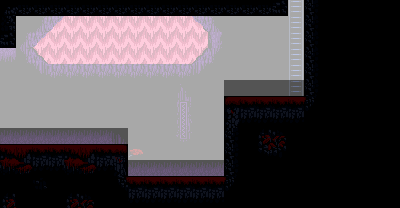

This game map was drawn from its Tiled (.tmx) file and the tilesets committed beside it. A one-line description and the trimmed map source follow:
An orthogonal 25x13 tile map with 16x16 px tiles, 5 tile layers (Back2, Back, Deafult, Front, ...), 2 tilesets and 8 objects.

<map version="1.10" tiledversion="1.10.2" orientation="orthogonal" renderorder="right-down" width="25" height="13" tilewidth="16" tileheight="16" infinite="0" nextlayerid="13" nextobjectid="31">
 <properties>
  <property name="BottomSection" type="int" value="-1" />
  <property name="LeftSection" type="int" value="2" />
  <property name="Level" type="int" value="3" />
  <property name="RightSection" type="int" value="-1" />
  <property name="TopSection" type="int" value="4" />
 </properties>
 <tileset firstgid="1" source="../Level1_Tileset.tsx" />
 <tileset firstgid="801" source="../PathfindingLayout.tsx" />
 <layer id="4" name="Back2" width="25" height="13">
  <data>[325 cells, 218 non-empty, 2 distinct tile ids]</data>
 </layer>
 <layer id="3" name="Back" width="25" height="13">
  <data>[325 cells, 41 non-empty, 19 distinct tile ids]</data>
 </layer>
 <layer id="2" name="Deafult" width="25" height="13">
  <data>[325 cells, 6 non-empty, 1 distinct tile ids]</data>
 </layer>
 <layer id="1" name="Front" width="25" height="13">
  <data>[325 cells, 79 non-empty, 23 distinct tile ids]</data>
 </layer>
 <layer id="12" name="PathfindingLayout" width="25" height="13" opacity="0.66">
  <data>[325 cells, 325 non-empty, 3 distinct tile ids]</data>
 </layer>
 <objectgroup id="10" name="Objects">
  <object id="30" x="176" y="96" width="16" height="48">
   <properties>
    <property name="IsVertical" type="bool" value="true" />
    <property name="PlatformType" type="int" value="2" />
    <property name="Type" value="MovingPlatform" />
   </properties>
  </object>
 </objectgroup>
 <objectgroup id="8" name="Colliders">
  <object id="13" x="0" y="144" width="128" height="32">
   <properties>
    <property name="AFFECTING_LAYERS" value="PLAYER_LAYER" />
    <property name="OBJECT_LAYERS" value="GROUND_LAYER" />
   </properties>
  </object>
  <object id="14" x="128" y="176" width="96" height="16">
   <properties>
    <property name="AFFECTING_LAYERS" value="PLAYER_LAYER" />
    <property name="OBJECT_LAYERS" value="GROUND_LAYER" />
   </properties>
  </object>
  <object id="15" x="224" y="96" width="80" height="80">
   <properties>
    <property name="AFFECTING_LAYERS" value="PLAYER_LAYER" />
    <property name="OBJECT_LAYERS" value="GROUND_LAYER" />
   </properties>
  </object>
  <object id="16" x="304" y="0" width="16" height="96">
   <properties>
    <property name="AFFECTING_LAYERS" value="PLAYER_LAYER" />
    <property name="OBJECT_LAYERS" value="GROUND_LAYER" />
   </properties>
  </object>
  <object id="17" x="0" y="0" width="16" height="48">
   <properties>
    <property name="AFFECTING_LAYERS" value="PLAYER_LAYER" />
    <property name="OBJECT_LAYERS" value="GROUND_LAYER" />
   </properties>
  </object>
  <object id="18" x="16" y="0" width="272" height="16">
   <properties>
    <property name="AFFECTING_LAYERS" value="PLAYER_LAYER" />
    <property name="OBJECT_LAYERS" value="GROUND_LAYER" />
   </properties>
  </object>
  <object id="27" x="288" y="0" width="16" height="96">
   <properties>
    <property name="AFFECTING_LAYERS" value="USE_LADDER_LAYER" />
    <property name="OBJECT_LAYERS" value="LADDER_LAYER" />
   </properties>
  </object>
 </objectgroup>
</map>
